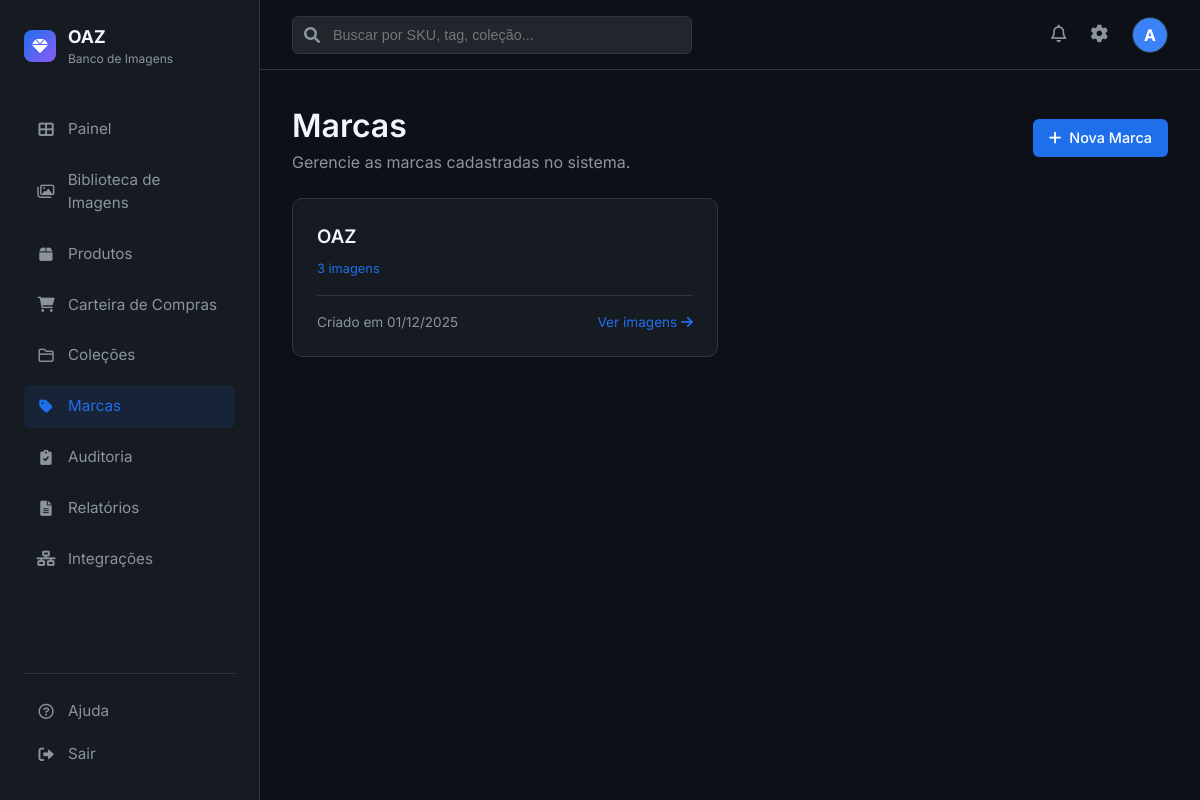
The app's page /brands (signed in) with its own data.
### app.py (models this page shows, shortened)
class User(UserMixin, db.Model):
    id = db.Column(db.Integer, primary_key=True)
    username = db.Column(db.String(80), unique=True, nullable=False)
    email = db.Column(db.String(120), unique=True, nullable=False)
    password_hash = db.Column(db.String(128))

class Brand(db.Model):
    id = db.Column(db.Integer, primary_key=True)
    name = db.Column(db.String(100), nullable=False, unique=True)
    description = db.Column(db.Text)
    created_at = db.Column(db.DateTime, default=datetime.utcnow)
    images = db.relationship('Image', backref='brand_ref', lazy=True)

### app.py (the view)
@app.route('/brands')
@login_required
def brands():
    brands = Brand.query.order_by(Brand.name).all()
    return render_template('brands/list.html', brands=brands)

### app.py (called while the page is built)
@login_manager.user_loader
def load_user(user_id):
    return User.query.get(int(user_id))

### templates/brands/list.html (shortened to what this page needs)
{% extends "base.html" %}
{% block content %}
<div style="display: flex; justify-content: space-between; align-items: center; margin-bottom: 1.5rem;">
    <div>
        <h1>Marcas</h1>
        <p style="color: var(--text-secondary);">Gerencie as marcas cadastradas no sistema.</p>
    </div>
    <a href="{{ url_for('new_brand') }}" class="btn btn-primary">
        <i class="fas fa-plus"></i> Nova Marca
    </a>
</div>
{% if brands %}
<div style="display: grid; grid-template-columns: repeat(auto-fill, minmax(300px, 1fr)); gap: 1.5rem;">
    {% for brand in brands %}
    <div class="stat-card">
        <div style="display: flex; justify-content: space-between; align-items: start; margin-bottom: 1rem;">
            <div>
                <h3 style="margin-bottom: 0.25rem;">{{ brand.name }}</h3>
                <span style="color: var(--accent-blue); font-size: 0.8rem;">
                    {{ brand.images | length }} imagens
                </span>
            </div>
        </div>
        <div style="display: flex; justify-content: space-between; align-items: center; font-size: 0.85rem; color: var(--text-secondary); border-top: 1px solid var(--border-color); padding-top: 1rem;">
            <span>Criado em {{ brand.created_at.strftime('%d/%m/%Y') }}</span>
            <a href="{{ url_for('catalog') }}?brand_id={{ brand.id }}" style="color: var(--accent-blue);">
                Ver imagens <i class="fas fa-arrow-right"></i>
            </a>
        </div>
    </div>
    {% endfor %}
</div>
{% endif %}
{% endblock %}

### templates/base.html (shortened to what this page needs)
<!DOCTYPE html>
<html lang="pt-BR">
<head>
    <link rel="stylesheet" href="{{ url_for('static', filename='css/style.css') }}">
    <link href="https://cdnjs.cloudflare.com/ajax/libs/font-awesome/6.0.0/css/all.min.css" rel="stylesheet">
</head>
<body>
    <div class="app-container">
        <aside class="sidebar">
            <div class="logo-area">
                <div class="logo-icon">
                    <i class="fas fa-gem"></i>
                </div>
                <div>
                    <div style="font-weight: 700; font-size: 1.1rem;">OAZ</div>
                    <div style="font-size: 0.75rem; color: var(--text-secondary);">Banco de Imagens</div>
                </div>
            </div>
            <nav class="nav-menu">
                <a href="{{ url_for('dashboard') }}"
                    class="nav-item {% if request.endpoint == 'dashboard' %}active{% endif %}">
                    <i class="fas fa-th-large"></i>
                    <span>Painel</span>
                </a>
                <a href="{{ url_for('catalog') }}"
                    class="nav-item {% if request.endpoint == 'catalog' %}active{% endif %}">
                    <i class="far fa-images"></i>
                    <span>Biblioteca de Imagens</span>
                </a>
                <a href="{{ url_for('produtos') }}"
                    class="nav-item {% if request.endpoint in ['produtos', 'new_produto', 'edit_produto'] %}active{% endif %}">
                    <i class="fas fa-box"></i>
                    <span>Produtos</span>
                </a>
                <a href="{{ url_for('carteira') }}"
                    class="nav-item {% if request.endpoint in ['carteira', 'importar_carteira'] %}active{% endif %}">
                    <i class="fas fa-shopping-cart"></i>
                    <span>Carteira de Compras</span>
                </a>
                <a href="{{ url_for('collections') }}"
                    class="nav-item {% if request.endpoint == 'collections' %}active{% endif %}">
                    <i class="far fa-folder"></i>
                    <span>Coleções</span>
                </a>
                <a href="{{ url_for('brands') }}"
                    class="nav-item {% if request.endpoint == 'brands' %}active{% endif %}">
                    <i class="fas fa-tag"></i>
                    <span>Marcas</span>
                </a>
                <a href="{{ url_for('auditoria') }}"
                    class="nav-item {% if request.endpoint in ['auditoria', 'historico_sku', 'skus_pendentes'] %}active{% endif %}">
                    <i class="fas fa-clipboard-check"></i>
                    <span>Auditoria</span>
                </a>
                <a href="{{ url_for('reports') }}"
                    class="nav-item {% if request.endpoint == 'reports' %}active{% endif %}">
                    <i class="fas fa-file-alt"></i>
                    <span>Relatórios</span>
                </a>
                <a href="{{ url_for('integrations') }}"
                    class="nav-item {% if request.endpoint == 'integrations' %}active{% endif %}">
                    <i class="fas fa-network-wired"></i>
                    <span>Integrações</span>
                </a>
            </nav>
            <div class="bottom-menu">
                <a href="#" class="nav-item">
                    <i class="far fa-question-circle"></i>
                    <span>Ajuda</span>
                </a>
                <a href="{{ url_for('logout') }}" class="nav-item">
                    <i class="fas fa-sign-out-alt"></i>
                    <span>Sair</span>
                </a>
            </div>
        </aside>
        <main class="main-content">
            <header class="top-header">
                <div class="search-bar">
                    <i class="fas fa-search"></i>
                    <input type="text" placeholder="Buscar por SKU, tag, coleção...">
                </div>
                <div class="header-actions">
                    <button class="icon-btn"><i class="far fa-bell"></i></button>
                    <a href="{{ url_for('settings') }}" class="icon-btn"><i class="fas fa-cog"></i></a>
                    <div class="user-profile">
                        <div
                            style="width:100%; height:100%; background:#3b82f6; display:flex; align-items:center; justify-content:center; color:white; font-weight:bold;">
                            {{ current_user.username[0].upper() }}
                        </div>
                    </div>
                </div>
            </header>
            <div class="content-scroll">
                {% block content %}{% endblock %}
            </div>
        </main>
    </div>
</body>
</html>

### static/css/style.css (style rules this page uses)
:root { --bg-primary: #0d1117; --bg-secondary: #161b22; --bg-tertiary: #21262d; --text-primary: #f0f6fc; --text-secondary: #8b949e; --accent-primary: #238636; --accent-blue: #1f6feb; --border-color: #30363d; --card-bg: #161b22; --hover-bg: #21262d; --font-main: 'Inter', -apple-system, BlinkMacSystemFont, sans-serif; }
* { box-sizing: border-box; margin: 0; padding: 0; }
body { font-family: var(--font-main); background-color: var(--bg-primary); color: var(--text-primary); line-height: 1.5; height: 100vh; display: flex; overflow: hidden; }
h1, h2, h3, h4, h5, h6 { color: var(--text-primary); font-weight: 600; }
a { text-decoration: none; color: var(--accent-blue); }
.app-container { display: flex; width: 100%; height: 100%; }
.sidebar { width: 260px; background-color: var(--bg-secondary); border-right: 1px solid var(--border-color); display: flex; flex-direction: column; padding: 1.5rem; flex-shrink: 0; }
.logo-area { display: flex; align-items: center; gap: 12px; margin-bottom: 2.5rem; }
.logo-icon { width: 32px; height: 32px; background: linear-gradient(135deg, #1f6feb, #8b5cf6); border-radius: 8px; display: flex; align-items: center; justify-content: center; font-weight: bold; color: white; }
.nav-menu { display: flex; flex-direction: column; gap: 0.5rem; flex: 1; }
.nav-item { display: flex; align-items: center; gap: 12px; padding: 10px 12px; border-radius: 6px; color: var(--text-secondary); transition: all 0.2s ease; font-size: 0.95rem; }
.nav-item:hover, .nav-item.active { background-color: rgba(31, 111, 235, 0.1); color: var(--accent-blue); }
.nav-item i { width: 20px; text-align: center; }
.bottom-menu { margin-top: auto; border-top: 1px solid var(--border-color); padding-top: 1rem; }
.main-content { flex: 1; display: flex; flex-direction: column; overflow: hidden; background-color: var(--bg-primary); }
.top-header { height: 70px; border-bottom: 1px solid var(--border-color); display: flex; align-items: center; justify-content: space-between; padding: 0 2rem; background-color: var(--bg-primary); }
.search-bar { position: relative; width: 400px; }
.search-bar input { width: 100%; background-color: var(--bg-tertiary); border: 1px solid var(--border-color); padding: 10px 16px 10px 40px; border-radius: 6px; color: var(--text-primary); font-size: 0.9rem; }
.search-bar i { position: absolute; left: 12px; top: 50%; transform: translateY(-50%); color: var(--text-secondary); }
.header-actions { display: flex; align-items: center; gap: 1.5rem; }
.icon-btn { background: none; border: none; color: var(--text-secondary); cursor: pointer; font-size: 1.1rem; }
.user-profile { width: 36px; height: 36px; border-radius: 50%; background-color: var(--bg-tertiary); border: 1px solid var(--border-color); overflow: hidden; }
.content-scroll { flex: 1; overflow-y: auto; padding: 2rem; }
.stat-card { background-color: var(--card-bg); border: 1px solid var(--border-color); border-radius: 10px; padding: 1.5rem; }
.btn { padding: 8px 16px; border-radius: 6px; font-size: 0.9rem; font-weight: 500; cursor: pointer; border: none; transition: all 0.2s; display: inline-flex; align-items: center; gap: 8px; }
.btn-primary { background-color: var(--accent-blue); color: white; }

### records on screen
User: username "A"
Brand: name "OAZ", images|length "3", created_at "01/12/2025"
